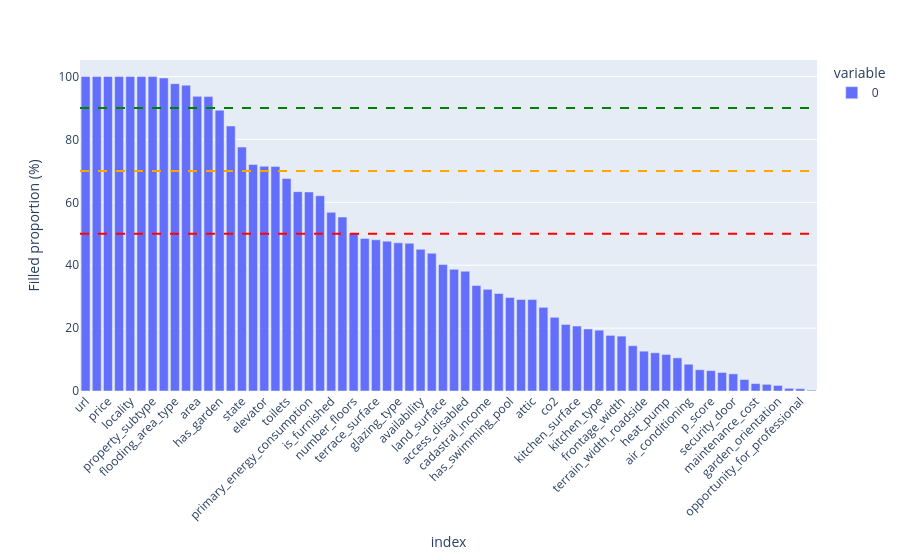

Notebook code cell kept with this figure:
### Markdown cell above
# Percentage of filled columns:

### Code cell
filled=df.count()
filled=filled/total_entries
filled=filled*100
filled=filled.sort_values(ascending=False)
import plotly.express as px
fig = px.bar(filled)
fig.add_hline(y=50, line_dash="dash", line_color="red")
fig.add_hline(y=70, line_dash="dash", line_color="orange")
fig.add_hline(y=90, line_dash="dash", line_color="green")
fig.update_layout(xaxis_tickangle=-45, yaxis_title="Filled proportion (%)")
fig.show()

### Figure 1 — Plotly figure (JSON) as saved in the notebook; plotly's stock layout.template omitted (floating-point values rounded to 4 significant figures)
{"data": [{"hovertemplate": "variable=0<br>index=%{x}<br>value=%{y}<extra></extra>", "legendgroup": "0", "marker": {"color": "#636efa", "pattern": {"shape": ""}}, "name": "0", "orientation": "v", "showlegend": true, "textposition": "auto", "type": "bar", "x": ["url", "property_id", "price", "postal_code", "locality", "property_type", "property_subtype", "demarcated_flooding_area", "flooding_area_type", "rooms", "area", "has_terrace", "has_garden", "bathrooms", "state", "vat", "elevator", "facades_number", "toilets", "heating_type", "primary_energy_consumption", "leased", "is_furnished", "build_year", "number_floors", "running_water", "terrace_surface", "garage", "glazing_type", "certification_electrical_installation", "availability", "apartement_floor", "land_surface", "living_room_surface", "access_disabled", "has_equipped_kitchen", "cadastral_income", "preemption_right", "has_swimming_pool", "sewer_connection", "attic", "cellar", "co2", "entry_phone", "kitchen_surface", "garden_surface", "kitchen_type", "solar_panels", "frontage_width", "planning_permission_granted", "terrain_width_roadside", "alarm", "heat_pump", "surroundings_protected", "air_conditioning", "g_score", "p_score", "rain_water_tank", "security_door", "terrace_orientation", "maintenance_cost", "low_energy", "garden_orientation", "water_softener", "opportunity_for_professional", "certification_gasoil_tank"], "xaxis": "x", "y": [100.0, 100.0, 100.0, 100.0, 100.0, 100.0, 100.0, 99.55, 97.74, 97.24, 93.71, 93.63, 89.3, 84.25, 77.56, 72.04, 71.48, 71.43, 67.59, 63.39, 63.29, 62.1, 56.81, 55.33, 50.16, 48.52, 48.07, 47.64, 47.13, 46.98, 45.06, 43.8, 40.23, 38.69, 38.09, 33.55, 32.33, 31.02, 29.77, 29.1, 29.08, 26.61, 23.44, 21.17, 20.66, 19.74, 19.35, 17.69, 17.45, 14.4, 12.67, 12.17, 11.62, 10.54, 8.512, 6.758, 6.484, 5.901, 5.459, 3.658, 2.384, 2.118, 1.771, 0.8619, 0.729, 0.2744], "yaxis": "y"}], "layout": {"barmode": "relative", "legend": {"title": {"text": "variable"}, "tracegroupgap": 0}, "margin": {"t": 60}, "shapes": [{"line": {"color": "red", "dash": "dash"}, "type": "line", "x0": 0, "x1": 1, "xref": "x domain", "y0": 50, "y1": 50, "yref": "y"}, {"line": {"color": "orange", "dash": "dash"}, "type": "line", "x0": 0, "x1": 1, "xref": "x domain", "y0": 70, "y1": 70, "yref": "y"}, {"line": {"color": "green", "dash": "dash"}, "type": "line", "x0": 0, "x1": 1, "xref": "x domain", "y0": 90, "y1": 90, "yref": "y"}], "xaxis": {"anchor": "y", "domain": [0, 1], "tickangle": -45, "title": {"text": "index"}}, "yaxis": {"anchor": "x", "domain": [0, 1], "title": {"text": "Filled proportion (%)"}}}}
